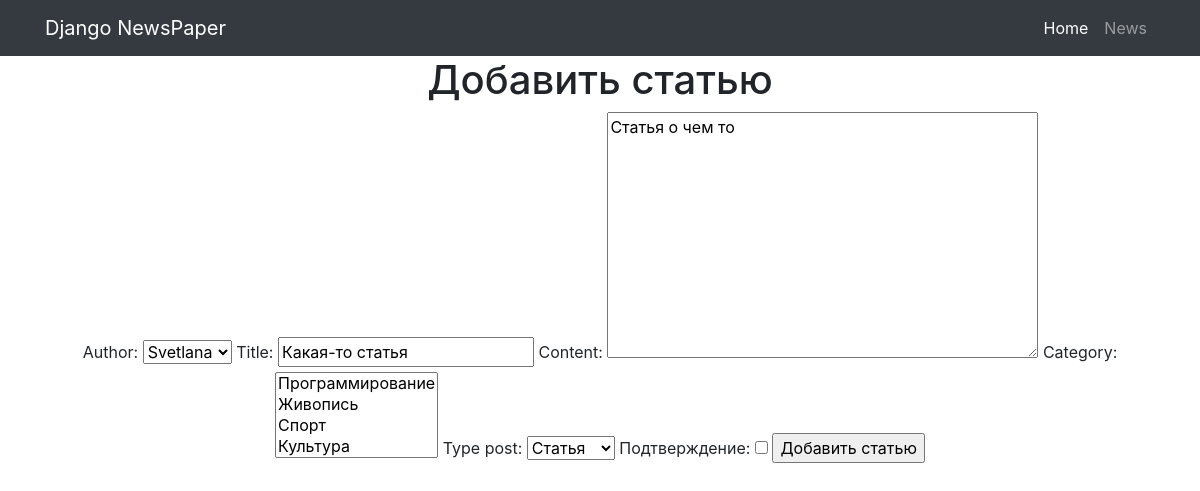
Screenshot of /news/25/edit (signed in) with the database file from the repository.
### news/models.py (models this page shows, shortened)
class Post(models.Model):
    ARTICLE = 'AR'
    NEWS = 'NS'
    POST_CHOICES = (
        (ARTICLE, 'Статья'),
        (NEWS, 'Новость'),
    )
    author = models.ForeignKey(Author, on_delete=models.CASCADE)
    type_post = models.CharField(max_length=2, choices=POST_CHOICES,
                                 default=ARTICLE)
    created_at = models.DateTimeField(auto_now_add=True)
    category = models.ManyToManyField(Category, through='PostCategory')
    title = models.CharField(max_length=255)
    content = models.TextField()
    rating = models.IntegerField(default=0)

class Category(models.Model):
    category = models.CharField(max_length=255, unique=True)
    def __str__(self):
        return f'{self.category}'

### news/views.py (the view)
# urls.py: path('<int:pk>/edit', PostUpdate.as_view(), name='post_edit'),
class PostUpdate(PermissionRequiredMixin, LoginRequiredMixin, UpdateView):
    template_name = 'news/create.html'
    form_class = PostForm
    permission_required = ('news.change_post',)
    def get_object(self, **kwargs):
        id = self.kwargs.get('pk')
        return Post.objects.get(pk=id)

### news/forms.py
class PostForm(ModelForm):
    check_box = BooleanField(label='Подтверждение')  # добавляем галочку, или же true-false поле
    class Meta:
        model = Post
        fields = ['author', 'title', 'content', 'category', 'type_post', 'check_box']

### news/models.py (called while the page is built)
    def __str__(self):
        return f'{self.user}'

### templates/news/create.html (shortened to what this page needs)
{% extends 'default.html' %}
{% load custom_filters %}
{% block content %}
<h1>Добавить статью</h1>
<form method="POST">
    {{ form }}
    <input type="submit" value="Добавить статью">
</form>
{% endblock content %}

### rows the page displays
Post: author "Svetlana", title "Какая-то статья", content "Статья о чем то", type_post "Статья"
Category: category "Программирование / Живопись / Спорт / Культура"
